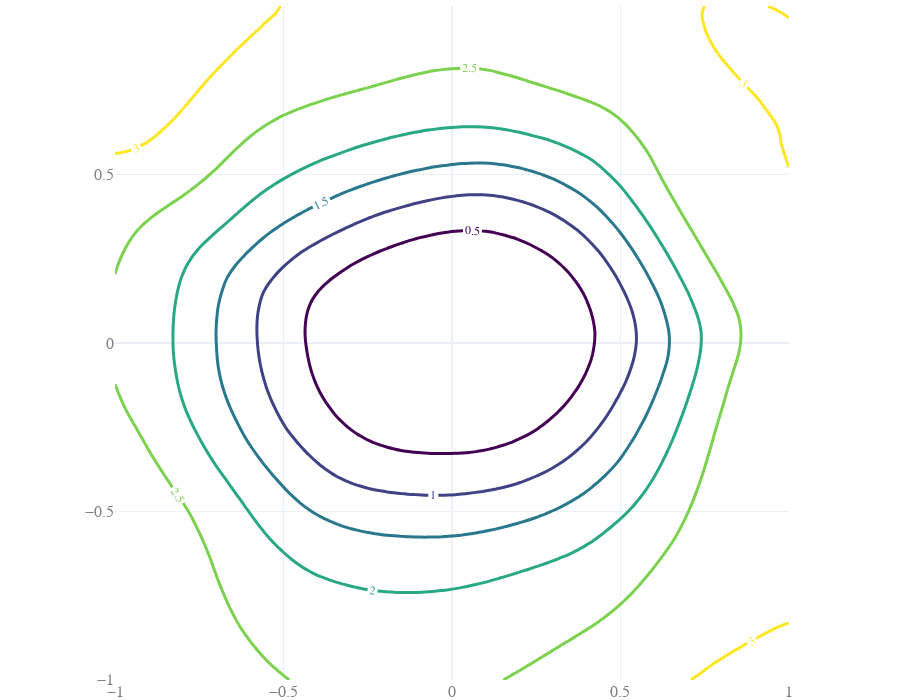

The notebook cell this image was saved under:
### Code cell
# Loss contour lines
loss_data = go.Contour(x=xi,
                       y=yi,
                       z=loss_contours,
                       colorscale="Viridis",
                       contours=dict(showlabels=True,
                                     labelfont=dict(size=12)),
                       contours_coloring='lines',
                       line_width=3,
                       showscale=False,
                       hovertemplate="<b>Location</b>: %{x:.2f}, %{y:.2f}<br>"+
                                     "<b>Loss</b>: %{z:.2f}<extra></extra>",
                       hoverlabel=dict(bgcolor='darkslategray'))

fig = go.Figure(loss_data)

fig.update_layout(template="plotly_white",
                  xaxis=dict(constrain="domain"),
                  yaxis=dict(scaleanchor='x'),
                  hoverlabel=dict(font_size=18),
                  height=700,
                  margin=dict(r=0, l=0, b=0, t=0, pad=0),
                  font=dict(family="Courier New, monospace",
                            size=16,
                            color="#7f7f7f"))

### Figure 1 — Plotly figure (JSON) as saved in the notebook; plotly's stock layout.template omitted (floating-point values rounded to 4 significant figures; data arrays with more than 128 entries replaced by an {"elided": "..."} marker saying what was removed)
{"data": [{"colorscale": [[0, "#440154"], [0.1111, "#482878"], [0.2222, "#3e4989"], [0.3333, "#31688e"], [0.4444, "#26828e"], [0.5556, "#1f9e89"], [0.6667, "#35b779"], [0.7778, "#6ece58"], [0.8889, "#b5de2b"], [1, "#fde725"]], "contours": {"coloring": "lines", "labelfont": {"size": 12}, "showlabels": true}, "hoverlabel": {"bgcolor": "darkslategray"}, "hovertemplate": "<b>Location</b>: %{x:.2f}, %{y:.2f}<br><b>Loss</b>: %{z:.2f}<extra></extra>", "line": {"width": 3}, "showscale": false, "type": "contour", "x": [-1, -0.9798, -0.9596, -0.9394, -0.9192, -0.899, -0.8788, -0.8586, -0.8384, -0.8182, -0.798, -0.7778, -0.7576, -0.7374, -0.7172, -0.697, -0.6768, -0.6566, -0.6364, -0.6162, -0.596, -0.5758, -0.5556, -0.5354, -0.5152, -0.4949, -0.4747, -0.4545, -0.4343, -0.4141, -0.3939, -0.3737, -0.3535, -0.3333, -0.3131, -0.2929, -0.2727, -0.2525, -0.2323, -0.2121, -0.1919, -0.1717, -0.1515, -0.1313, -0.1111, -0.09091, -0.07071, -0.05051, -0.0303, -0.0101, 0.0101, 0.0303, 0.05051, 0.07071, 0.09091, 0.1111, 0.1313, 0.1515, 0.1717, 0.1919, 0.2121, 0.2323, 0.2525, 0.2727, 0.2929, 0.3131, 0.3333, 0.3535, 0.3737, 0.3939, 0.4141, 0.4343, 0.4545, 0.4747, 0.4949, 0.5152, 0.5354, 0.5556, 0.5758, 0.596, 0.6162, 0.6364, 0.6566, 0.6768, 0.697, 0.7172, 0.7374, 0.7576, 0.7778, 0.798, 0.8182, 0.8384, 0.8586, 0.8788, 0.899, 0.9192, 0.9394, 0.9596, 0.9798, 1], "y": [-1, -0.9798, -0.9596, -0.9394, -0.9192, -0.899, -0.8788, -0.8586, -0.8384, -0.8182, -0.798, -0.7778, -0.7576, -0.7374, -0.7172, -0.697, -0.6768, -0.6566, -0.6364, -0.6162, -0.596, -0.5758, -0.5556, -0.5354, -0.5152, -0.4949, -0.4747, -0.4545, -0.4343, -0.4141, -0.3939, -0.3737, -0.3535, -0.3333, -0.3131, -0.2929, -0.2727, -0.2525, -0.2323, -0.2121, -0.1919, -0.1717, -0.1515, -0.1313, -0.1111, -0.09091, -0.07071, -0.05051, -0.0303, -0.0101, 0.0101, 0.0303, 0.05051, 0.07071, 0.09091, 0.1111, 0.1313, 0.1515, 0.1717, 0.1919, 0.2121, 0.2323, 0.2525, 0.2727, 0.2929, 0.3131, 0.3333, 0.3535, 0.3737, 0.3939, 0.4141, 0.4343, 0.4545, 0.4747, 0.4949, 0.5152, 0.5354, 0.5556, 0.5758, 0.596, 0.6162, 0.6364, 0.6566, 0.6768, 0.697, 0.7172, 0.7374, 0.7576, 0.7778, 0.798, 0.8182, 0.8384, 0.8586, 0.8788, 0.899, 0.9192, 0.9394, 0.9596, 0.9798, 1], "z": {"elided": "100x100 float values"}}], "layout": {"font": {"color": "#7f7f7f", "family": "Courier New, monospace", "size": 16}, "height": 700, "hoverlabel": {"font": {"size": 18}}, "margin": {"b": 0, "l": 0, "pad": 0, "r": 0, "t": 0}, "xaxis": {"constrain": "domain"}, "yaxis": {"scaleanchor": "x"}}}
